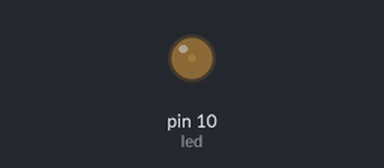
Bench run of a sketch on a simulated Arduino Uno, built with avr-gcc and run on an emulated ATmega328P. On the bench: output pins drawn as LEDs (lit = HIGH).

Above: at 0.05 s.
At 0.4 s:
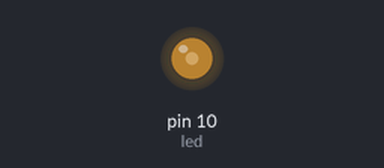
At 0.75 s:
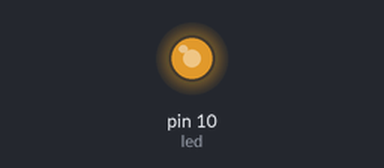
At 2.05 s:
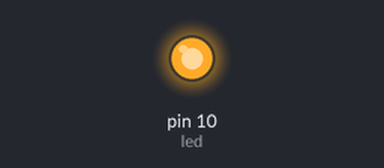
Timing chart, 0 to 7.2 s (numbered marks = the images above):
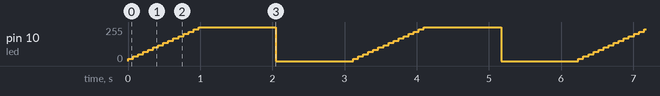

The sketch:

blink_analog.ino
```cpp
int led = 10;
int D = 70;
void setup() {
  pinMode(10,OUTPUT);
}

void loop() {
  static  int x = 17;
  analogWrite(led,x);
  delay(D);
  if (x < 255) {x=x+17;}
  else {x=0,delay(1000);analogWrite(led,x);delay(1000);}
}
```

Measured:
- by itself, pin 10 (led): repeats every 3.1 s: 34/255 0.07 s, 51/255 0.07 s, 68/255 0.07 s, 85/255 0.07 s, 102/255 0.07 s, 119/255 0.07 s, 136/255 0.07 s, 153/255 0.07 s, 170/255 0.07 s, 187/255 0.07 s, 204/255 0.07 s, 221/255 0.07 s, 238/255 0.07 s, 255/255 1.1 s, 0/255 1.1 s, 17/255 0.07 s
